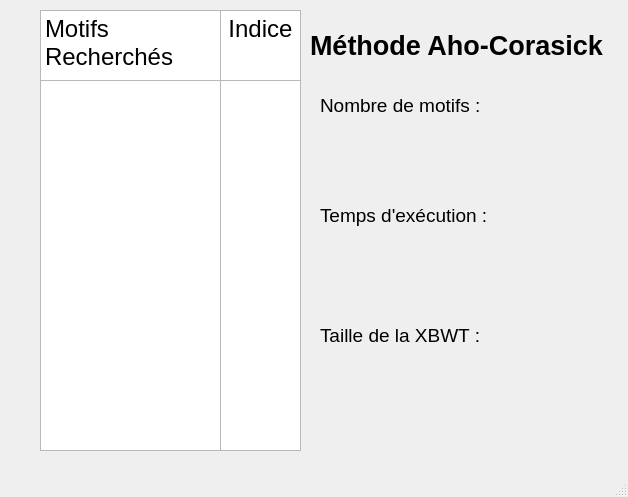
<?xml version="1.0" encoding="UTF-8"?>
<ui version="4.0">
 <class>Page4</class>
 <widget class="QMainWindow" name="Page4">
  <property name="geometry">
   <rect>
    <x>0</x>
    <y>0</y>
    <width>628</width>
    <height>497</height>
   </rect>
  </property>
  <property name="windowTitle">
   <string>MainWindow</string>
  </property>
  <widget class="QWidget" name="centralwidget">
   <widget class="QTextBrowser" name="textBrowser">
    <property name="geometry">
     <rect>
      <x>40</x>
      <y>10</y>
      <width>181</width>
      <height>71</height>
     </rect>
    </property>
    <property name="html">
     <string>&lt;!DOCTYPE HTML PUBLIC &quot;-//W3C//DTD HTML 4.0//EN&quot; &quot;http://www.w3.org/TR/REC-html40/strict.dtd&quot;&gt;
&lt;html&gt;&lt;head&gt;&lt;meta name=&quot;qrichtext&quot; content=&quot;1&quot; /&gt;&lt;style type=&quot;text/css&quot;&gt;
p, li { white-space: pre-wrap; }
&lt;/style&gt;&lt;/head&gt;&lt;body style=&quot; font-family:'MS Shell Dlg 2'; font-size:8.25pt; font-weight:400; font-style:normal;&quot;&gt;
&lt;p style=&quot; margin-top:0px; margin-bottom:0px; margin-left:0px; margin-right:0px; -qt-block-indent:0; text-indent:0px;&quot;&gt;&lt;span style=&quot; font-family:'MS Shell Dlg 2'; font-size:18pt;&quot;&gt;Motifs Recherchés&lt;/span&gt;&lt;/p&gt;&lt;/body&gt;&lt;/html&gt;</string>
    </property>
   </widget>
   <widget class="QTextBrowser" name="textBrowser_2">
    <property name="geometry">
     <rect>
      <x>220</x>
      <y>10</y>
      <width>81</width>
      <height>71</height>
     </rect>
    </property>
    <property name="html">
     <string>&lt;!DOCTYPE HTML PUBLIC &quot;-//W3C//DTD HTML 4.0//EN&quot; &quot;http://www.w3.org/TR/REC-html40/strict.dtd&quot;&gt;
&lt;html&gt;&lt;head&gt;&lt;meta name=&quot;qrichtext&quot; content=&quot;1&quot; /&gt;&lt;style type=&quot;text/css&quot;&gt;
p, li { white-space: pre-wrap; }
&lt;/style&gt;&lt;/head&gt;&lt;body style=&quot; font-family:'MS Shell Dlg 2'; font-size:8.25pt; font-weight:400; font-style:normal;&quot;&gt;
&lt;p align=&quot;center&quot; style=&quot; margin-top:0px; margin-bottom:0px; margin-left:0px; margin-right:0px; -qt-block-indent:0; text-indent:0px;&quot;&gt;&lt;span style=&quot; font-family:'MS Shell Dlg 2'; font-size:18pt;&quot;&gt;Indice&lt;/span&gt;&lt;/p&gt;&lt;/body&gt;&lt;/html&gt;</string>
    </property>
   </widget>
   <widget class="QTextBrowser" name="motifs">
    <property name="geometry">
     <rect>
      <x>40</x>
      <y>80</y>
      <width>181</width>
      <height>371</height>
     </rect>
    </property>
    <property name="html">
     <string>&lt;!DOCTYPE HTML PUBLIC &quot;-//W3C//DTD HTML 4.0//EN&quot; &quot;http://www.w3.org/TR/REC-html40/strict.dtd&quot;&gt;
&lt;html&gt;&lt;head&gt;&lt;meta name=&quot;qrichtext&quot; content=&quot;1&quot; /&gt;&lt;style type=&quot;text/css&quot;&gt;
p, li { white-space: pre-wrap; }
&lt;/style&gt;&lt;/head&gt;&lt;body style=&quot; font-family:'MS Shell Dlg 2'; font-size:8.25pt; font-weight:400; font-style:normal;&quot;&gt;
&lt;p style=&quot;-qt-paragraph-type:empty; margin-top:0px; margin-bottom:0px; margin-left:0px; margin-right:0px; -qt-block-indent:0; text-indent:0px; font-family:'MS Shell Dlg 2';&quot;&gt;&lt;br /&gt;&lt;/p&gt;&lt;/body&gt;&lt;/html&gt;</string>
    </property>
   </widget>
   <widget class="QTextBrowser" name="indice">
    <property name="geometry">
     <rect>
      <x>220</x>
      <y>80</y>
      <width>81</width>
      <height>371</height>
     </rect>
    </property>
    <property name="html">
     <string>&lt;!DOCTYPE HTML PUBLIC &quot;-//W3C//DTD HTML 4.0//EN&quot; &quot;http://www.w3.org/TR/REC-html40/strict.dtd&quot;&gt;
&lt;html&gt;&lt;head&gt;&lt;meta name=&quot;qrichtext&quot; content=&quot;1&quot; /&gt;&lt;style type=&quot;text/css&quot;&gt;
p, li { white-space: pre-wrap; }
&lt;/style&gt;&lt;/head&gt;&lt;body style=&quot; font-family:'MS Shell Dlg 2'; font-size:8.25pt; font-weight:400; font-style:normal;&quot;&gt;
&lt;p style=&quot;-qt-paragraph-type:empty; margin-top:0px; margin-bottom:0px; margin-left:0px; margin-right:0px; -qt-block-indent:0; text-indent:0px; font-family:'MS Shell Dlg 2';&quot;&gt;&lt;br /&gt;&lt;/p&gt;&lt;/body&gt;&lt;/html&gt;</string>
    </property>
   </widget>
   <widget class="QLabel" name="label">
    <property name="geometry">
     <rect>
      <x>320</x>
      <y>190</y>
      <width>281</width>
      <height>51</height>
     </rect>
    </property>
    <property name="font">
     <font>
      <pointsize>14</pointsize>
     </font>
    </property>
    <property name="autoFillBackground">
     <bool>true</bool>
    </property>
    <property name="text">
     <string>Temps d'exécution :</string>
    </property>
   </widget>
   <widget class="QLabel" name="label_2">
    <property name="geometry">
     <rect>
      <x>320</x>
      <y>310</y>
      <width>281</width>
      <height>51</height>
     </rect>
    </property>
    <property name="font">
     <font>
      <pointsize>14</pointsize>
     </font>
    </property>
    <property name="autoFillBackground">
     <bool>true</bool>
    </property>
    <property name="text">
     <string>Taille de la XBWT :  </string>
    </property>
   </widget>
   <widget class="QLabel" name="temps">
    <property name="geometry">
     <rect>
      <x>320</x>
      <y>240</y>
      <width>281</width>
      <height>51</height>
     </rect>
    </property>
    <property name="font">
     <font>
      <pointsize>14</pointsize>
     </font>
    </property>
    <property name="autoFillBackground">
     <bool>true</bool>
    </property>
    <property name="text">
     <string/>
    </property>
   </widget>
   <widget class="QLabel" name="taille">
    <property name="geometry">
     <rect>
      <x>320</x>
      <y>360</y>
      <width>281</width>
      <height>51</height>
     </rect>
    </property>
    <property name="font">
     <font>
      <pointsize>14</pointsize>
     </font>
    </property>
    <property name="autoFillBackground">
     <bool>true</bool>
    </property>
    <property name="text">
     <string/>
    </property>
   </widget>
   <widget class="QLabel" name="label_5">
    <property name="geometry">
     <rect>
      <x>310</x>
      <y>20</y>
      <width>311</width>
      <height>51</height>
     </rect>
    </property>
    <property name="font">
     <font>
      <pointsize>20</pointsize>
      <weight>75</weight>
      <bold>true</bold>
     </font>
    </property>
    <property name="autoFillBackground">
     <bool>true</bool>
    </property>
    <property name="text">
     <string>Méthode Aho-Corasick</string>
    </property>
   </widget>
   <widget class="QLabel" name="label_6">
    <property name="geometry">
     <rect>
      <x>320</x>
      <y>80</y>
      <width>281</width>
      <height>51</height>
     </rect>
    </property>
    <property name="font">
     <font>
      <pointsize>14</pointsize>
     </font>
    </property>
    <property name="autoFillBackground">
     <bool>true</bool>
    </property>
    <property name="text">
     <string>Nombre de motifs :</string>
    </property>
   </widget>
   <widget class="QLabel" name="nbMotifs">
    <property name="geometry">
     <rect>
      <x>320</x>
      <y>130</y>
      <width>281</width>
      <height>51</height>
     </rect>
    </property>
    <property name="font">
     <font>
      <pointsize>14</pointsize>
     </font>
    </property>
    <property name="autoFillBackground">
     <bool>true</bool>
    </property>
    <property name="text">
     <string/>
    </property>
   </widget>
  </widget>
  <widget class="QMenuBar" name="menubar">
   <property name="geometry">
    <rect>
     <x>0</x>
     <y>0</y>
     <width>628</width>
     <height>21</height>
    </rect>
   </property>
  </widget>
  <widget class="QStatusBar" name="statusbar"/>
 </widget>
 <resources/>
 <connections/>
</ui>
